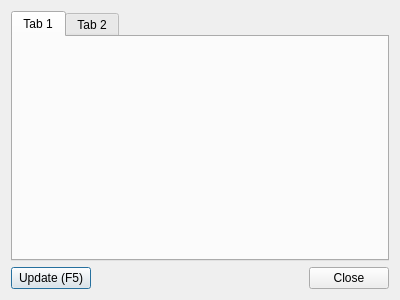
<?xml version="1.0" encoding="UTF-8"?>
<ui version="4.0">
 <class>PropertyDialog</class>
 <widget class="QDialog" name="PropertyDialog">
  <property name="geometry">
   <rect>
    <x>0</x>
    <y>0</y>
    <width>400</width>
    <height>300</height>
   </rect>
  </property>
  <property name="windowTitle">
   <string>Dialog</string>
  </property>
  <layout class="QVBoxLayout" name="verticalLayout">
   <item>
    <widget class="QTabWidget" name="tabWidget">
     <widget class="QWidget" name="tab">
      <attribute name="title">
       <string>Tab 1</string>
      </attribute>
     </widget>
     <widget class="QWidget" name="tab_2">
      <attribute name="title">
       <string>Tab 2</string>
      </attribute>
     </widget>
    </widget>
   </item>
   <item>
    <layout class="QHBoxLayout" name="button_container">
     <item>
      <widget class="QPushButton" name="button_update">
       <property name="text">
        <string>Update (F5)</string>
       </property>
       <property name="shortcut">
        <string>F5</string>
       </property>
       <property name="autoRepeat">
        <bool>true</bool>
       </property>
      </widget>
     </item>
     <item>
      <spacer name="horizontalSpacer">
       <property name="orientation">
        <enum>Qt::Horizontal</enum>
       </property>
       <property name="sizeHint" stdset="0">
        <size>
         <width>40</width>
         <height>20</height>
        </size>
       </property>
      </spacer>
     </item>
     <item>
      <widget class="QPushButton" name="button_close">
       <property name="text">
        <string>Close</string>
       </property>
      </widget>
     </item>
    </layout>
   </item>
  </layout>
 </widget>
 <resources/>
 <connections/>
</ui>
